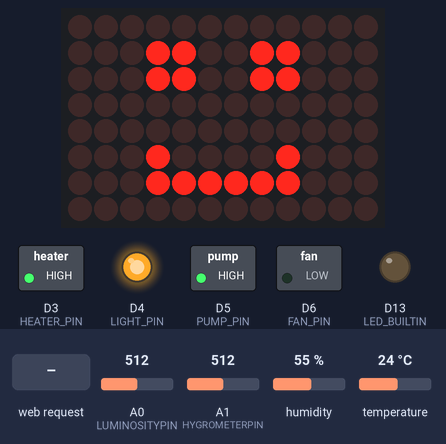
A sketch run on a simulated Arduino Uno R4 WiFi. Parts: 12×8 LED matrix, switched loads named in the sketch (green lamp = pin HIGH), output pins drawn as LEDs (lit = HIGH). The test bench sets the inputs (shaded band); at power-on: A0 (LUMINOSITYPIN) = 512, A1 (HYGROMETERPIN) = 512, humidity 55 %, temperature 24 °C. WiFi joins after 1.5 s; servers stay silent unless stated; not simulated (calls return 0 or success): arduino_secrets.h; what the sketch prints to the serial monitor is not drawn.

Above: at 12.7 s.
12.8 s: HTTP request GET /fan/OFF received
At 16.9 s:
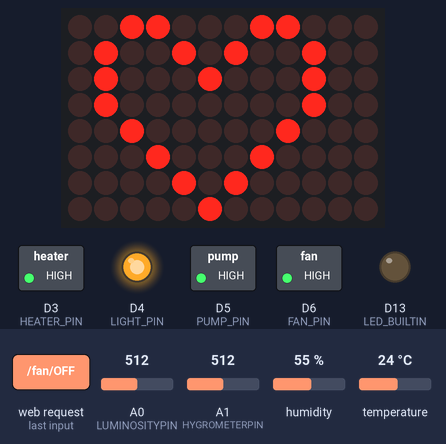
23.0 s: HTTP request GET /fan/ON received
At 27.6 s:
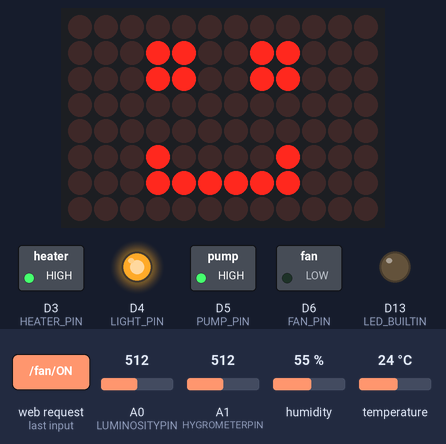
Timing chart, 0 to 29.1 s (numbered marks = the images above; inputs shaded):
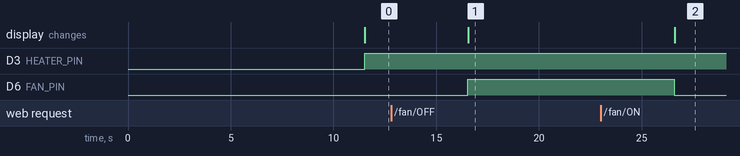

Measured:
- after the input at 12.8 s, D6 (FAN_PIN): LOW → HIGH after 3.7 s; the display: changes after 3.8 s (image 1)
- after the input at 23.0 s, D6 (FAN_PIN): HIGH → LOW after 3.6 s; the display: changes after 3.6 s (image 2)

The sketch:

main.ino
```cpp
#include "WiFiSSLClient.h"
#include "WiFiS3.h"
#include <ArduinoJson.h>
#include "DHT.h"
#include "arduino_secrets.h"
#include "Arduino_LED_Matrix.h"

#include "models.h"

// #include "utils.h"
#include "firebase.h"
#include "connectionWifiManager.h"
#include "read_temp_hum.h"
#include "readLuminosity.h"
#include "readHygrometer.h"


WiFiServer server(80);


void setup() {

  //Initialize serial and wait for port to open:
  Serial.begin(9600);
  while (!Serial) {
    ;  // wait for serial port to connect. Needed for native USB port only
  }

  pinMode(HEATER_PIN, OUTPUT);
  pinMode(LIGHT_PIN, OUTPUT);
  pinMode(PUMP_PIN, OUTPUT);
  pinMode(FAN_PIN, OUTPUT);

  pinMode(LED_BUILTIN, OUTPUT);


  wifiConnection();

  // getConfiguration first time
  getConfiguration();

  // initializa sensors
  dht.begin();

  // active web server
  server.begin();
  matrix.begin();

    // ventola, PIN digital 6
  // sempre accesa per garantire che non ristagni unimità
  digitalWrite(FAN_PIN, ReleStatus::ON);

  // Tutti i relè spenti
  digitalWrite(PUMP_PIN, ReleStatus::OFF);
  digitalWrite(LIGHT_PIN, ReleStatus::OFF);
  digitalWrite(LIGHT_PIN, ReleStatus::OFF);
}

void loop() {
  webServerManager();
  readSensors();
  manageActuators();
  sendLogSensors();

  delay(5000);
}

void readSensors() {

  // Temperature
  readTempHum();

  readLuminosity();

  readHygrometer();
}

void manageActuators() {
  // riscaldatore PIN Digital 3
  // se temperatura maggiore di quella della cultura allora spengo riscaldatore
  if (sensorsValue.tempHum.temp > cropConfiguration.temperature) {
    digitalWrite(HEATER_PIN, ReleStatus::OFF);
  } else {
    digitalWrite(HEATER_PIN, ReleStatus::ON);
  }

  // ligth percentage, PIN digital 4
  // se umidità suolo è maggiore di quella della cultura, allora spengo pompa
  Serial.print(cropConfiguration.lightPercentage);


  if (sensorsValue.luminosity > cropConfiguration.lightPercentage) {
    digitalWrite(LIGHT_PIN, ReleStatus::OFF);
  } else if (sensorsValue.luminosity < cropConfiguration.lightPercentage) {
    digitalWrite(LIGHT_PIN, ReleStatus::ON);
  }


  // umidità suolo, PIN digital 5
  // se umidità suolo è maggiore di quella della cultura, allora spengo pompa
  if (sensorsValue.soilMoisture > cropConfiguration.soilHumidity + 2) {
    digitalWrite(PUMP_PIN, ReleStatus::OFF);
  } else if (sensorsValue.soilMoisture < cropConfiguration.soilHumidity - 2) {
    digitalWrite(PUMP_PIN, ReleStatus::ON);
  }


}

void webServerManager() {
  WiFiClient client = server.available();  // listen for incoming clients

  if (client) {                    // if you get a client,
    Serial.println("new client");  // print a message out the serial port
    String currentLine = "";       // make a String to hold incoming data from the client
    while (client.connected()) {   // loop while the client's connected
      if (client.available()) {    // if there's bytes to read from the client,
        char c = client.read();    // read a byte, then
        Serial.write(c);           // print it out to the serial monitor
        if (c == '\n') {           // if the byte is a newline character

          // if the current line is blank, you got two newline characters in a row.
          // that's the end of the client HTTP request, so send a response:
          if (currentLine.length() == 0) {
            // HTTP headers always start with a response code (e.g. HTTP/1.1 200 OK)
            // and a content-type so the client knows what's coming, then a blank line:

            // break out of the while loop:
            break;
          } else {  // if you got a newline, then clear currentLine:
            currentLine = "";
          }
        } else if (c != '\r') {  // if you got anything else but a carriage return character,
          currentLine += c;      // add it to the end of the currentLine
        }

        // Check to see if the client request was "GET /H" or "GET /L":
        if (currentLine.endsWith("GET /configuration")) {
          Serial.println("configuration");  // GET /H turns the LED on

          getConfiguration();

          client.println("HTTP/1.1 200 OK");
          client.println("Content-type:text/html");
          client.println();

          // the content of the HTTP response follows the header:
          client.print(cropConfiguration.temperature);

          // The HTTP response ends with another blank line:
          client.println();

          Serial.println(cropConfiguration.temperature);
        }
        if (currentLine.endsWith("GET /fan/ON")) {
          Serial.println("FAN ON");
          digitalWrite(FAN_PIN, ReleStatus::ON);
          matrix.loadFrame(happy);

          client.println("HTTP/1.1 200 OK");
          client.println("Content-type:text/html");
          client.println();
        }

        if (currentLine.endsWith("GET /fan/OFF")) {
          Serial.println("FAN OFF");
          digitalWrite(FAN_PIN, ReleStatus::OFF);
          matrix.loadFrame(heart);

          client.println("HTTP/1.1 200 OK");
          client.println("Content-type:text/html");
          client.println();
        }
      }
    }
    // close the connection:
    client.stop();
    Serial.println("client disconnected");
  }
}
```

connectionWifiManager.h
```cpp
char ssid[] = SECRET_SSID;
char pass[] = SECRET_PASS;

int status = WL_IDLE_STATUS;


void printWifiStatus() {
  /* -------------------------------------------------------------------------- */
  // print the SSID of the network you're attached to:
  Serial.print("SSID: ");
  Serial.println(WiFi.SSID());

  // print your board's IP address:
  IPAddress ip = WiFi.localIP();
  Serial.print("IP Address: ");
  Serial.println(ip);

  matrix.loadFrame(happy);

  DynamicJsonDocument doc(1024);

  String payload;

  doc["ipAddress"] = ip;

  serializeJson(doc, payload);

  // send IP address to Firebase
  DynamicJsonDocument r = sendRequest("PATCH", "/configuration", payload);
  serializeJson(r, Serial);

  // print the received signal strength:
  long rssi = WiFi.RSSI();
  Serial.print("signal strength (RSSI):");
  Serial.print(rssi);
  Serial.println(" dBm");
}

void wifiConnection() {

  // check for the WiFi module:
  if (WiFi.status() == WL_NO_MODULE) {
    Serial.println("Communication with WiFi module failed!");
    // don't continue
    while (true)
      ;
  }

  String fv = WiFi.firmwareVersion();
  if (fv < WIFI_FIRMWARE_LATEST_VERSION) {
    Serial.println("Please upgrade the firmware");
  }

  // attempt to connect to WiFi network:
  while (status != WL_CONNECTED) {
    Serial.print("Attempting to connect to SSID: ");
    Serial.println(ssid);
    // Connect to WPA/WPA2 network. Change this line if using open or WEP network:
    status = WiFi.begin(ssid, pass);

    // wait 10 seconds for connection:
    delay(10000);
  }

  printWifiStatus();
}
```

models.h
```cpp
struct Crop {
  int temperature;
  int humidity;
  int soilHumidity;
  int lightPercentage;
};

struct Configuration {
  String ipAddress;               // Assuming IPv4 address, change size if needed
  Crop currentCropConfiguration;  // Assuming a maximum of 10 tomato crops, adjust as needed
  String currentCrop;             // Adjust size as needed
};

struct TempHum {
  float temp;
  float hum;
};


struct SensorsValue {
  TempHum tempHum;
  int luminosity;
  int soilMoisture;
};

Crop cropConfiguration;

WiFiSSLClient client;

SensorsValue sensorsValue;

ArduinoLEDMatrix matrix;


// sensors
// PIN TEMP AND HUM
#define DHTPIN 2
#define DHTTYPE DHT11

#define LUMINOSITYPIN A0

#define HYGROMETERPIN A1

#define HEATER_PIN 3
#define LIGHT_PIN 4
#define PUMP_PIN 5
#define FAN_PIN 6


#define MAX_VALUE_LUMINOSITY 1024
#define MIN_VALUE_LUMINOSITY 5

DHT dht(DHTPIN, DHTTYPE);

enum ReleStatus {
  ON = LOW,
  OFF = HIGH
};

const uint32_t happy[] = {
  0x19819,
  0x80000001,
  0x81f8000
};
const uint32_t heart[] = {
  0x3184a444,
  0x44042081,
  0x100a0040
};
```

readHygrometer.h
```cpp
void readHygrometer() {
  int analogValue = analogRead(HYGROMETERPIN);
  int hygro = map(analogValue, 1023, 350, 0, 100); //Read A0 value and map result
  sensorsValue.soilMoisture = hygro;

  Serial.print("Soil Moisture: ");
  Serial.print(hygro);
  Serial.print(" %");

  Serial.println();
}
```

readLuminosity.h
```cpp
void readLuminosity() {
  int analogValue = analogRead(LUMINOSITYPIN);

  int lum = map (analogValue, MIN_VALUE_LUMINOSITY, MAX_VALUE_LUMINOSITY, 100, 0);
  sensorsValue.luminosity = lum;

  Serial.print("Luminosity: ");
  Serial.print(lum);
  Serial.print(" %");

  Serial.println();

  Serial.print("Luminosity analog value: ");
  Serial.print(analogValue);
  Serial.println();
}
```

read_temp_hum.h
```cpp
void readTempHum() {
  TempHum values;

  values.hum = dht.readHumidity();
  values.temp = dht.readTemperature();

  if (isnan(values.hum) || isnan(values.temp)) {
    Serial.println(F("Failed to read from DHT sensor!"));
  }

  sensorsValue.tempHum = values;
  Serial.print("Hum: ");
  Serial.print(values.hum);
  Serial.print(" %");

  Serial.println();

  Serial.print("Temp: ");
  Serial.print(values.temp);
  Serial.print(" C");

  Serial.println();
}
```
